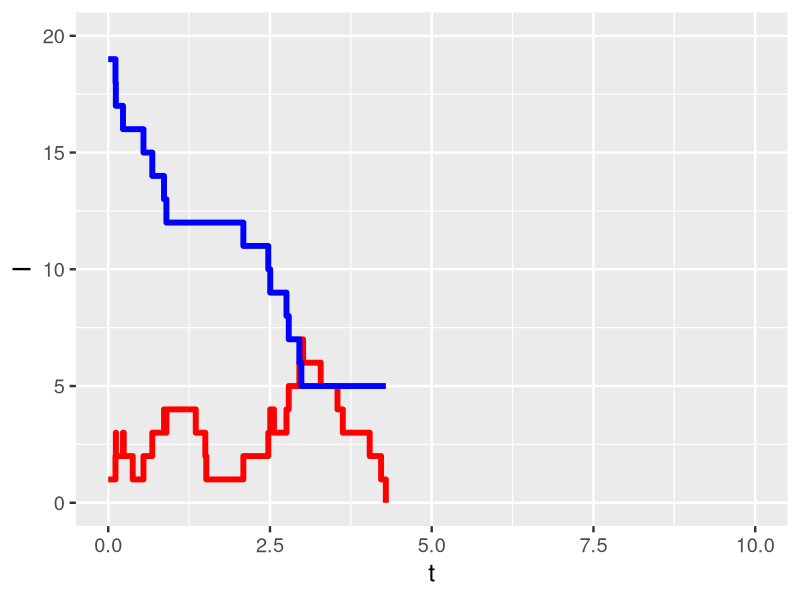
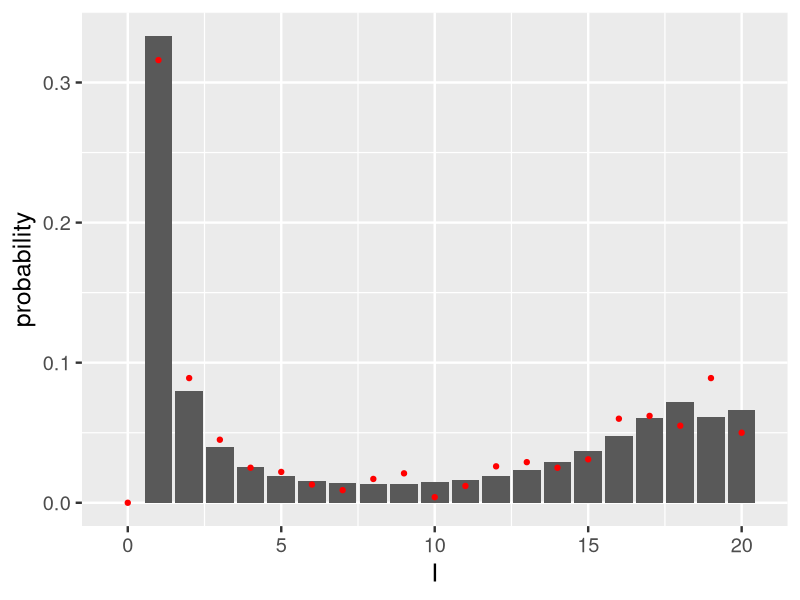
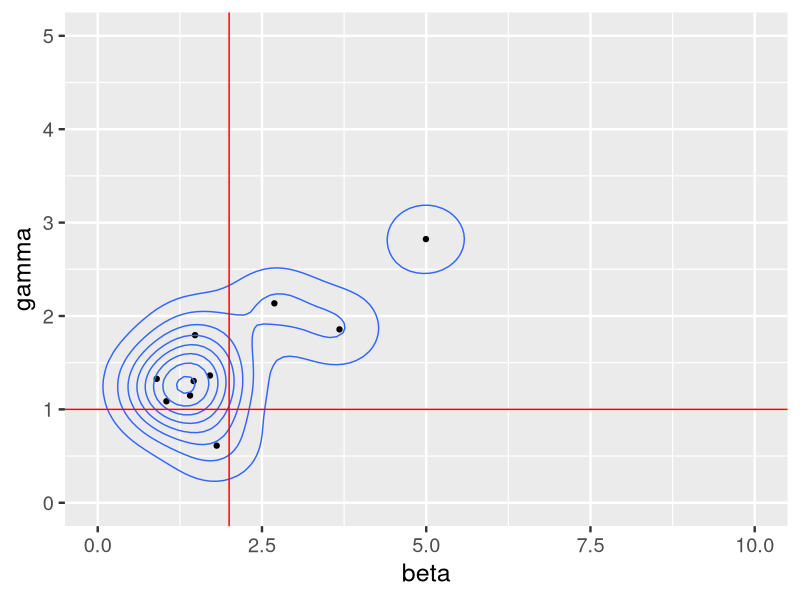
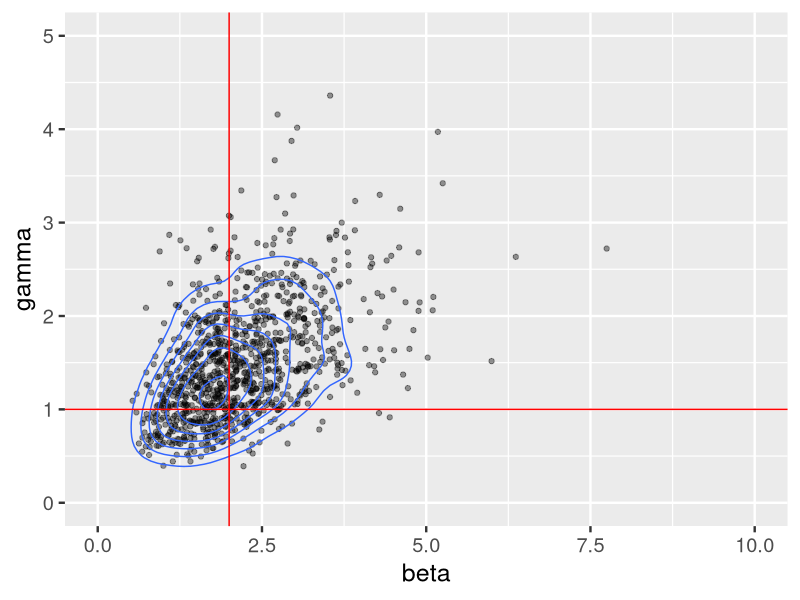

Here is the R script that generated these plots, in order:
## ---- chunk 1
library(ggplot2)
## ---- chunk 2
simulateSIR<-function(N,I0,beta1,gamma1){
  #uses the (Doob-)Gillespie algorithm
  S <- N - I0
  I <- I0
  R <- 0
  t<-0
  iDF<-data.frame(S,I,t)
  c<-1
  while(I > 0){
    rTot <- beta1*S*I / (N-1) + gamma1*I
    t <- t + rexp(1,rTot)
    iDF[2*c,]<-c(S,I,t)
    if(runif(1) < (beta1*S*I / (N-1))/rTot){
      S <- S - 1
      I <- I + 1
    } else {
      I <- I - 1
      R <- R + 1
    }
    iDF[2*c+1,]<-c(S,I,t)
    c<-c+1
  }
  return(iDF) #the dataframe is in a format to make nice plots
}
## ---- chunk 3
Ntot<- 20
beta1 <- 2
gamma1<-1
egDF<-simulateSIR(Ntot,1,beta1,gamma1)
#ggplot(egDF,aes(x=t,y=I))+geom_line(size=2,col='red')+theme_grey(base_size=18)+xlim(0,10)+ylim(0,20)
ggplot(egDF,aes(x=t,y=I))+geom_line(size=2,col='red')+theme_grey(base_size=18)+xlim(0,10)+ylim(0,Ntot)+geom_line(data=egDF,aes(x=t,y=S),size=2,col='blue')
## ---- chunk 4
finalSize<-function(Nt,beta1,gamma1){
  #calculates exact final size using the DA representation
  #Black, A. J., & Ross, J. V. (2015). Computation of epidemic final size distributions. Journal of theoretical biology, 367, 159-165.
beta <- beta1/(Nt-1)
q <- (1:(Nt+1))*0
q[2] <- 1
for (Z2 in 0:Nt) {
    for (Z1 in (Z2+1):(Nt-1)){
        p1 <- 1 / ( 1 + gamma1/(beta*(Nt-Z1)))
        q[Z1+2] <- q[Z1+2] + q[Z1+1]*p1
        q[Z1+1] <- q[Z1+1]*(1-p1)
}
}
return(q[1:(Nt+1)])
}
fs<-finalSize(Ntot,beta1,gamma1)
fDF<-data.frame(I = 0:(length(fs)-1),probability = fs)
#ggplot(fDF,aes(x=I,y=probability))+geom_bar(stat='identity')+theme_grey(base_size=18)
## ---- chunk 5
simDF<-data.frame(x=0:Ntot,count = (0:Ntot)*0)
for(i in 1:1000){
  egDF<-simulateSIR(Ntot,1,beta1,gamma1)
  fs1<-Ntot - egDF$S[nrow(egDF)]
  simDF$count[fs1 + 1]<- simDF$count[fs1 + 1]+1
}
ggplot(fDF,aes(x=I,y=probability))+geom_bar(stat='identity')+theme_grey(base_size=18)+geom_point(data=simDF,aes(x=x,y=count/1000),col='red')
## ---- chunk 6

ABC<-function(trueDF,N,maxBeta,maxGamma,howManyParticles){
  #we are going to use approximate Bayesian computation
  #and match based on the peak size, final size, and duration of the epidemic
  #within some tolerance
  #see e.g. the upcoming 'Handbook of Approximate Bayesian Computation' 
  acc<-0
  accDF<-data.frame(beta=0,gamma=0)
  accDF<-accDF[-1,]
  trueMax<-max(trueDF$I)
  trueDuration<-max(trueDF$t)
  trueFS<- N - min(trueDF$S)
  while(acc < howManyParticles){
    cb<-runif(1,0,maxBeta)
    cg<-runif(1,0,maxGamma)
    simRun<-simulateSIR(N,1,cb,cg)
    canMax<-max(simRun$I)
    canDuration<-max(simRun$t)
    canFS<- N - min(simRun$S)
    if(canMax == trueMax & abs(canFS - trueFS) <= 1 & abs(canDuration - trueDuration) < 2){
      print(acc)
      acc <- acc + 1
      accDF[acc,]<-c(cb,cg)
    }
  }
  return(accDF)
}
## ---- chunk 7
preparedEarlier<-read.csv('preparedEarlier.csv',header=T,sep= ' ') #beta = 2, gamma = 1
#ggplot(preparedEarlier,aes(x=t,y=I))+geom_line(size=2,col='red')+theme_grey(base_size=18)+xlim(0,10)+ylim(0,Ntot)
tryABC<-ABC(preparedEarlier,20,10,5,10)
ggplot(tryABC,aes(x=beta,y=gamma))+geom_point()+geom_density2d()+theme_grey(base_size=18)+xlim(0,10)+ylim(0,5)+geom_vline(xintercept=2,col='red')+geom_hline(yintercept=1,col='red')
# tryABC<-ABC(egDF,Ntot,10,5,10)
# ggplot(tryABC,aes(x=beta,y=gamma))+geom_point()+geom_density2d()+theme_grey(base_size=18)+xlim(0,10)+ylim(0,5)+geom_vline(xintercept=beta1,col='red')+geom_hline(yintercept=gamma1,col='red')
## ---- chunk 8
#tryABC2<-ABC(preparedEarlier,Ntot,10,5,1000)
#write.table(tryABC2,'tryABC2.csv')
tryABC2<-read.csv('tryABC2.csv',sep=' ')
ggplot(tryABC2,aes(x=beta,y=gamma))+geom_point(alpha=0.4)+geom_density2d()+theme_grey(base_size=18)+xlim(0,10)+ylim(0,5)+geom_vline(xintercept=2,col='red')+geom_hline(yintercept=1,col='red')
